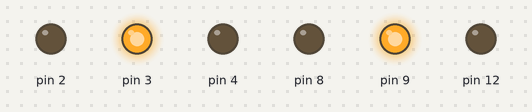
Bench run of a sketch on a simulated Arduino Uno, built with avr-gcc and run on an emulated ATmega328P. Parts: output pins drawn as LEDs (lit = HIGH).

Above: at 2.0 s.
At 5.5 s:
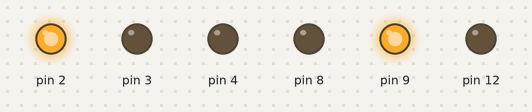
At 8.0 s:
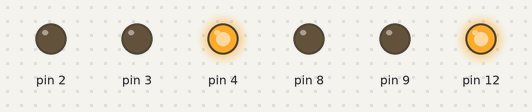
At 10.0 s:
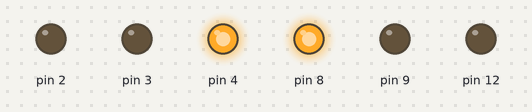
Timing chart, 0 to 14.3 s (numbered marks = the images above):
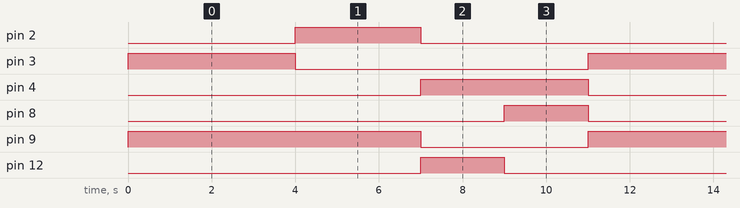

Measured:
- by itself, pin 2: alternates HIGH for 3.0 s and LOW for 8.0 s
- by itself, pin 3, pin 4: alternates HIGH for 4.0 s and LOW for 7.0 s
- by itself, pin 8, pin 12: alternates HIGH for 2.0 s and LOW for 9.0 s
- by itself, pin 9: alternates HIGH for 7.0 s and LOW for 4.0 s

The sketch:

semaforo_cruzamento.ino
```cpp
void setup() {
  pinMode (8,OUTPUT);
  pinMode (9,OUTPUT);
  pinMode (12,OUTPUT);

  pinMode (4,OUTPUT);
  pinMode (3,OUTPUT);
  pinMode (2,OUTPUT);

}

// Semáforo 1
void loop() {
// Vermelho carro
  digitalWrite(4, LOW);
  digitalWrite(8, LOW);
 digitalWrite(9, HIGH);
 digitalWrite(3, HIGH);
 delay(4000);
 digitalWrite(3, LOW);

  // Verde carro
 digitalWrite(2, HIGH);
 delay(3000);
 digitalWrite(9, LOW);
 digitalWrite(2, LOW);

 // Amarelo
 digitalWrite(12, HIGH);
 digitalWrite(4, HIGH);
 delay(2000);
 digitalWrite(12, LOW);
 digitalWrite(8, HIGH);
 delay(2000);


// ----------------------------------------------------------- //
// Semáforo 2
//Vermelho carro


// Verde carro


 // Amarelo


}
```
